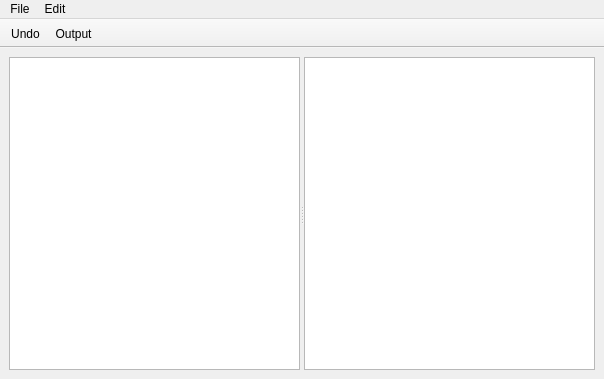
<?xml version="1.0" encoding="UTF-8"?>
<ui version="4.0">
 <class>MainWindow</class>
 <widget class="QMainWindow" name="MainWindow">
  <property name="geometry">
   <rect>
    <x>0</x>
    <y>0</y>
    <width>604</width>
    <height>379</height>
   </rect>
  </property>
  <property name="acceptDrops">
   <bool>false</bool>
  </property>
  <property name="windowTitle">
   <string>Morf</string>
  </property>
  <widget class="QWidget" name="centralwidget">
   <property name="acceptDrops">
    <bool>false</bool>
   </property>
   <layout class="QGridLayout" name="gridLayout">
    <item row="0" column="0" colspan="2">
     <widget class="QSplitter" name="splitter">
      <property name="acceptDrops">
       <bool>false</bool>
      </property>
      <property name="orientation">
       <enum>Qt::Horizontal</enum>
      </property>
      <widget class="QGraphicsView" name="imageView0">
       <property name="acceptDrops">
        <bool>true</bool>
       </property>
      </widget>
      <widget class="QGraphicsView" name="imageView1">
       <property name="acceptDrops">
        <bool>true</bool>
       </property>
      </widget>
     </widget>
    </item>
   </layout>
  </widget>
  <widget class="QMenuBar" name="menubar">
   <property name="geometry">
    <rect>
     <x>0</x>
     <y>0</y>
     <width>604</width>
     <height>22</height>
    </rect>
   </property>
   <widget class="QMenu" name="menuFile">
    <property name="title">
     <string>File</string>
    </property>
    <addaction name="actionLoad_Image_0"/>
    <addaction name="actionLoad_Image_1"/>
    <addaction name="separator"/>
    <addaction name="actionOpen"/>
    <addaction name="actionSave"/>
    <addaction name="actionOutput"/>
    <addaction name="separator"/>
    <addaction name="actionExit"/>
   </widget>
   <widget class="QMenu" name="menuEdit">
    <property name="title">
     <string>Edit</string>
    </property>
    <addaction name="actionUndo"/>
   </widget>
   <addaction name="menuFile"/>
   <addaction name="menuEdit"/>
  </widget>
  <widget class="QToolBar" name="toolBar">
   <property name="windowTitle">
    <string>toolBar</string>
   </property>
   <property name="movable">
    <bool>false</bool>
   </property>
   <attribute name="toolBarArea">
    <enum>TopToolBarArea</enum>
   </attribute>
   <attribute name="toolBarBreak">
    <bool>false</bool>
   </attribute>
   <addaction name="actionUndo"/>
   <addaction name="actionOutput"/>
  </widget>
  <action name="actionUndo">
   <property name="text">
    <string>Undo</string>
   </property>
   <property name="shortcut">
    <string>Ctrl+Z</string>
   </property>
  </action>
  <action name="actionOutput">
   <property name="text">
    <string>Output</string>
   </property>
  </action>
  <action name="actionExit">
   <property name="text">
    <string>Exit</string>
   </property>
   <property name="shortcut">
    <string>Ctrl+Q</string>
   </property>
  </action>
  <action name="actionLoad_Image_0">
   <property name="text">
    <string>Load Image 0</string>
   </property>
  </action>
  <action name="actionLoad_Image_1">
   <property name="text">
    <string>Load Image 1</string>
   </property>
  </action>
  <action name="actionSave">
   <property name="text">
    <string>Save</string>
   </property>
  </action>
  <action name="actionOpen">
   <property name="text">
    <string>Open</string>
   </property>
  </action>
 </widget>
 <resources/>
 <connections>
  <connection>
   <sender>actionExit</sender>
   <signal>triggered()</signal>
   <receiver>MainWindow</receiver>
   <slot>close()</slot>
   <hints>
    <hint type="sourcelabel">
     <x>-1</x>
     <y>-1</y>
    </hint>
    <hint type="destinationlabel">
     <x>301</x>
     <y>189</y>
    </hint>
   </hints>
  </connection>
 </connections>
</ui>
